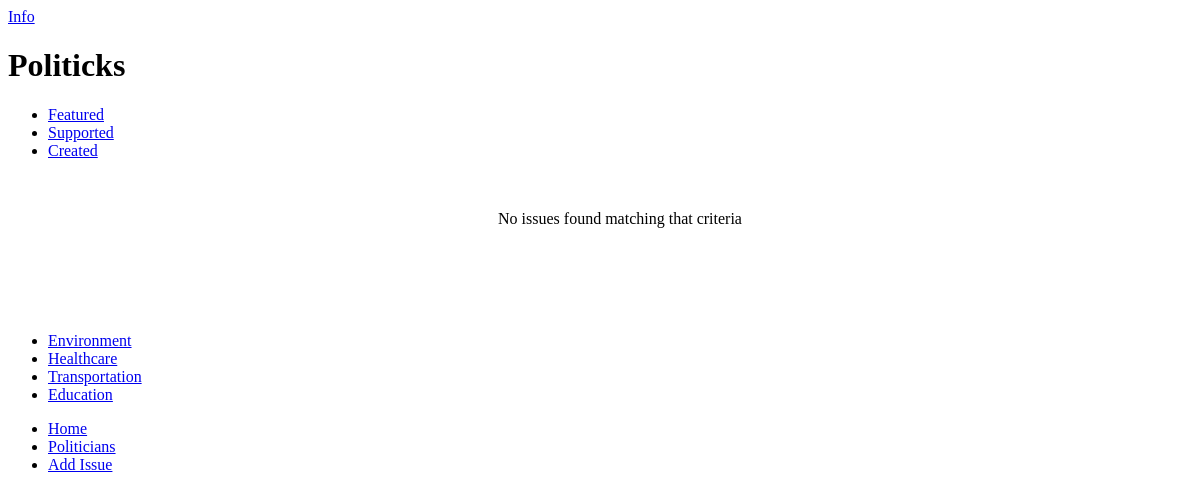
/supportedissues.php (signed in), run on an earlier commit of the app's database.
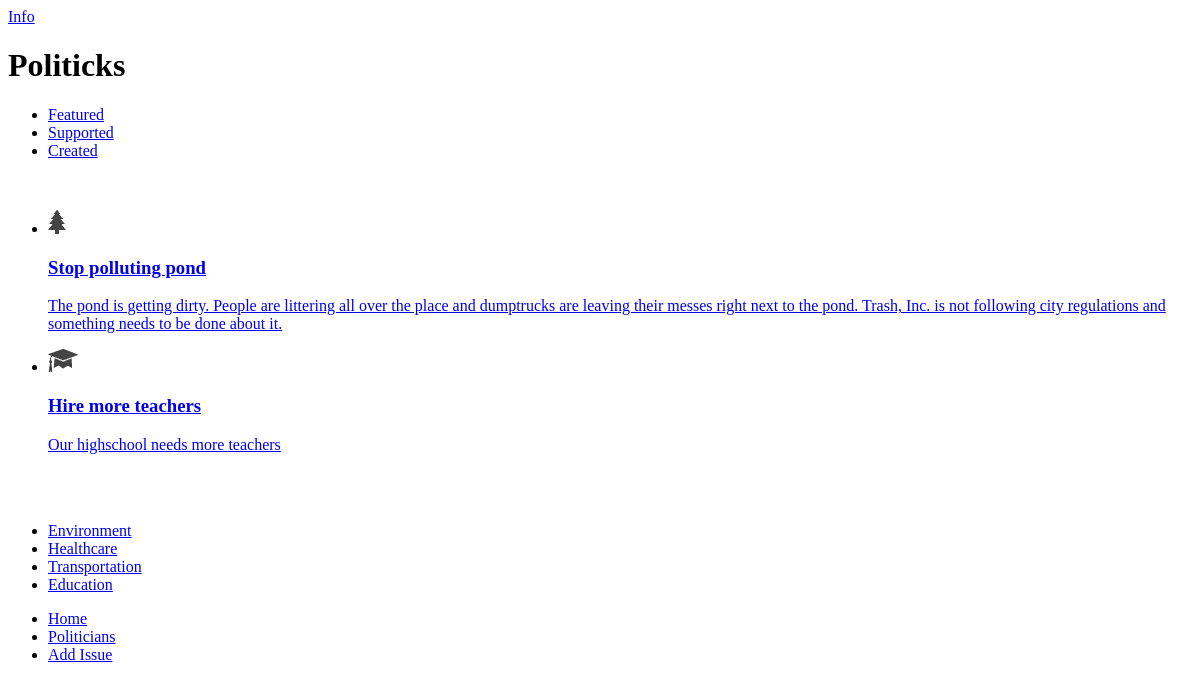
And on a later commit of the database.
### tables this page shows
CREATE TABLE IF NOT EXISTS `categories` (
  `id` int(11) NOT NULL AUTO_INCREMENT,
  `name` tinytext NOT NULL,
  `icon` varchar(75) NOT NULL,
  PRIMARY KEY (`id`)
);

CREATE TABLE IF NOT EXISTS `issues` (
  `id` int(11) NOT NULL AUTO_INCREMENT,
  `name` tinytext NOT NULL,
  `description` text,
  `funding` double NOT NULL DEFAULT '0',
  `likes` int(11) NOT NULL DEFAULT '0',
  `category_id` int(11) NOT NULL,
  `user_id` int(11) NOT NULL,
  `image` varchar(100) NOT NULL,
  PRIMARY KEY (`id`)
);

### supportedissues.php (the view, shortened to what this page needs)
<?php include_once("header.php") ?>
	<div data-role="content">
		<div data-role="navbar">
		<ul>
			<li><a href="index.php" data-theme="c">Featured</a></li>
			<li><a href="supportedissues.php" data-theme="c" class="ui-btn-active ui-state-persist">Supported</a></li>
			<li><a href="createdissues.php" data-theme="c">Created</a></li>
		</ul>
		</div>
		<br />
<?php
	if(isset($_GET["category"])){
		$query = sprintf("select *, issues.id as iid, issues.name as iname from issues, categories, userstoissues where issues.category_id = '%s' and categories.id = '%s' and issues.id = userstoissues.issue_id and userstoissues.user_id = '%s'", mysql_real_escape_string($_GET["category"]), mysql_real_escape_string($_GET["category"]), mysql_real_escape_string($_SESSION["userid"]));
	}else{
		$query = sprintf("select *, issues.id as iid, categories.id as cid, issues.name as iname, categories.name as cname from issues,categories, userstoissues where issues.category_id = categories.id and issues.id = userstoissues.issue_id and userstoissues.user_id = '%s'", mysql_real_escape_string($_SESSION["userid"]));
	}
	$result = mysql_query($query);
	$issues = "";
	$issuesgrid = "";
	$numissues = mysql_num_rows($result);
	if($numissues == 0){
		$issues = "<center>No issues found matching that criteria</center><br /><br />";
	}
	while ($row=mysql_fetch_array($result)) {
	    $id = $row["iid"];
	    $name = $row["iname"];
	    $description = $row["description"];
	    $icon = $row["icon"];
	    $issues .= "<li><a href=\"issues.php?id=".$id."\">".
				"<img src=\"".$icon."\" />".
				"<h3>".$name."</h3>".
				"<p>".$description."</p>".
				"</a>".
				"</li>";
	}
	$query = "select * from categories";
	$result = mysql_query($query);
	while ($row=mysql_fetch_array($result)){
		$issuesgrid .= "<li><a href=\"supportedissues.php?category=".$row["id"]."\" id=\"".$row["name"]."\" data-icon=\"custom\" data-theme=\"c\">".$row["name"]."</a></li>";
	}
?>
		<div class="content-primary">
		<ul data-role="listview" data-split-icon="arrow-r" data-theme="c" data-split-theme="d" data-filter="true" data-filter-placeholder="Search Issues...">
			<?= $issues; ?>
		</ul>
		<br />
		<br />
		<div data-role="footer" class="nav-glyphish-example">
			<div data-role="navbar" class="nav-glyphish-example" data-grid="a">
			<ul>
				<?= $issuesgrid; ?>
			</ul>
			</div>
		</div>
		</div>
	</div>
<?php include_once("footer.php") ?>

What changed in the data, as far as the page shows it:
now on this page (row edited): issues: category.icon (picture), name "Stop polluting pond", description "The pond is getting dirty. People are littering all over the place and dumptrucks are leaving their messes right next to the pond. Trash, Inc. is not following city regulations and something needs to be done about it."
now on this page (row unchanged): issues: category.icon (picture), name "Hire more teachers", description "Our highschool needs more teachers"
Also different on the page:
text no longer shown: "No issues found matching that criteria"
